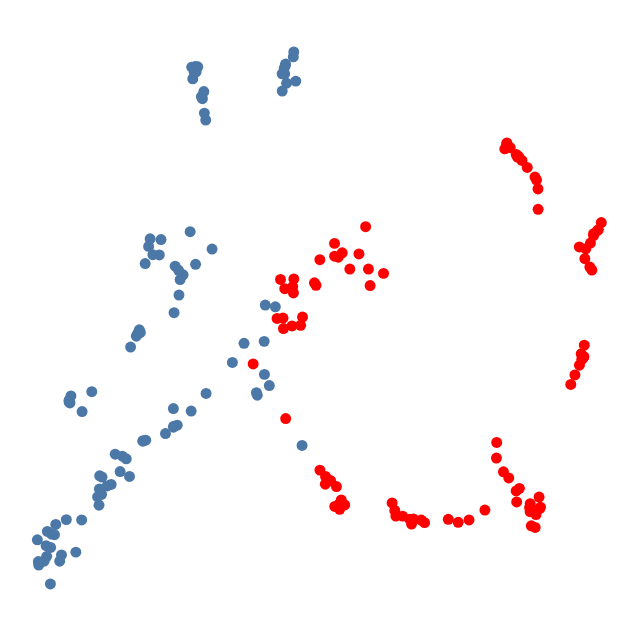

The notebook cell saved with this chart:
### Code cell
PlotOT(d_mnist, d_fmnist, γ, ewfilter=0.3)

### Figure 1 — Vega-Lite specification as saved in the notebook (floating-point values rounded to 4 significant figures)
{"layer": [{"data": {"values": []}, "encoding": {"detail": {"field": "pe", "type": "ordinal"}, "opacity": {"field": "ew", "legend": null, "type": "quantitative"}, "size": {"field": "ew", "legend": null, "scale": {"range": [0, 2]}, "type": "ordinal"}, "x": {"axis": null, "field": "edges_x", "type": "quantitative"}, "y": {"axis": null, "field": "edges_y", "type": "quantitative"}}, "height": 300, "mark": {"clip": false, "color": "black", "type": "line"}, "width": 300}, {"data": {"values": [{"x": 0.8543, "y": -0.4507}, {"x": 3.564, "y": 1.455}, {"x": -0.8355, "y": 2.586}, {"x": -0.5279, "y": 2.616}, {"x": 3.726, "y": 2.891}, {"x": 2.828, "y": -0.3176}, {"x": -0.5055, "y": -0.3254}, {"x": 2.671, "y": -0.2602}, {"x": -1.443, "y": 1.784}, {"x": -1.156, "y": 1.821}, {"x": 3.52, "y": 1.489}, {"x": 1.915, "y": -0.3337}, {"x": -0.6689, "y": 0.009811}, {"x": -0.7407, "y": 0.05829}, {"x": -0.7449, "y": -0.03209}, {"x": 0.6614, "y": -0.4406}, {"x": 2.458, "y": 3.783}, {"x": 3.572, "y": 1.59}, {"x": 2.66, "y": -0.3051}, {"x": -1.421, "y": 2.249}, {"x": 3.726, "y": 2.868}, {"x": 2.75, "y": 3.551}, {"x": 0.001765, "y": 2.286}, {"x": 0.724, "y": -0.4377}, {"x": 2.766, "y": -0.386}, {"x": 3.581, "y": 2.598}, {"x": 3.415, "y": 1.243}, {"x": 2.842, "y": -0.3012}, {"x": 2.108, "y": 0.2733}, {"x": 2.668, "y": -0.353}, {"x": -1.405, "y": 0.733}, {"x": -0.4634, "y": 2.667}, {"x": 2.437, "y": -0.1105}, {"x": -1.45, "y": 1.906}, {"x": -1.548, "y": 1.901}, {"x": -0.8993, "y": 2.288}, {"x": -0.9258, "y": 2.318}, {"x": -1.276, "y": 2.199}, {"x": 2.337, "y": 3.893}, {"x": 2.753, "y": -0.5366}, {"x": 2.445, "y": -0.2397}, {"x": -0.4903, "y": -0.2748}, {"x": 0.6922, "y": -0.4973}, {"x": -0.6567, "y": 0.008915}, {"x": 1.47, "y": -0.4774}, {"x": 2.49, "y": -0.08084}, {"x": -0.51, "y": -0.2592}, {"x": 3.596, "y": 2.714}, {"x": 3.529, "y": 1.42}, {"x": 3.664, "y": 2.501}, {"x": 3.789, "y": 2.927}, {"x": 3.855, "y": 3.02}, {"x": -0.4787, "y": -0.2164}, {"x": 2.689, "y": -0.5177}, {"x": -1.269, "y": 2.362}, {"x": 3.538, "y": 1.446}, {"x": 2.802, "y": 3.175}, {"x": -0.3364, "y": 2.478}, {"x": 3.807, "y": 2.938}, {"x": -0.07272, "y": 2.971}, {"x": -1.125, "y": 1.917}, {"x": 2.112, "y": 0.4545}, {"x": -0.8349, "y": 0.1321}, {"x": -1.948, "y": 1.37}, {"x": 0.2255, "y": 2.427}, {"x": 2.818, "y": -0.1823}, {"x": 3.563, "y": 1.451}, {"x": -0.02599, "y": 2.478}, {"x": 2.313, "y": 0.04011}, {"x": 2.247, "y": 3.88}, {"x": 3.49, "y": 1.356}, {"x": 2.437, "y": 3.815}, {"x": -0.5901, "y": 2.627}, {"x": 3.675, "y": 2.781}, {"x": 2.532, "y": 3.745}, {"x": 3.698, "y": 2.466}, {"x": 2.8, "y": 3.412}, {"x": 3.346, "y": 1.132}, {"x": 2.277, "y": 3.932}, {"x": 0.9093, "y": -0.4808}, {"x": 2.621, "y": 3.664}, {"x": -0.5906, "y": 2.777}, {"x": -1.299, "y": 1.814}, {"x": -0.4213, "y": -0.2741}, {"x": 1.305, "y": -0.4417}, {"x": -0.5593, "y": -0.06015}, {"x": 2.479, "y": 3.79}, {"x": -0.5871, "y": -0.2917}, {"x": 1.65, "y": -0.449}, {"x": 0.4132, "y": -0.3378}, {"x": 0.3687, "y": -0.2511}, {"x": -0.1842, "y": 2.654}, {"x": -1.288, "y": 2.271}, {"x": 0.4307, "y": -0.4038}, {"x": 3.489, "y": 2.735}, {"x": 2.224, "y": 0.1125}, {"x": -1.492, "y": 2.356}, {"x": 2.282, "y": 3.95}, {"x": 2.776, "y": 3.516}, {"x": 0.5432, "y": -0.4046}]}, "encoding": {"x": {"axis": null, "field": "x", "title": null, "type": "quantitative"}, "y": {"axis": null, "field": "y", "title": null, "type": "quantitative"}}, "height": 300, "mark": {"color": "red", "opacity": 1, "type": "circle"}, "width": 300}, {"data": {"values": [{"x": -3.747, "y": 2.542}, {"x": -2.769, "y": 4.549}, {"x": -1.76, "y": 1.249}, {"x": -5.388, "y": -0.8741}, {"x": -3.783, "y": 0.4747}, {"x": -4.127, "y": 0.2941}, {"x": -3.86, "y": 1.728}, {"x": -3.69, "y": 2.742}, {"x": -3.827, "y": 1.739}, {"x": -4.314, "y": -0.03517}, {"x": -3.511, "y": 2.643}, {"x": -5.377, "y": -0.5833}, {"x": -3.247, "y": 2.512}, {"x": -1.27, "y": 5.01}, {"x": -3.875, "y": 1.721}, {"x": -4.38, "y": -0.05328}, {"x": -2.294, "y": 1.389}, {"x": -4.798, "y": 0.8156}, {"x": -1.764, "y": 1.634}, {"x": -4.466, "y": 0.05163}, {"x": -1.678, "y": 1.118}, {"x": -2.793, "y": 4.465}, {"x": -4.505, "y": 0.06622}, {"x": -5.521, "y": -0.9751}, {"x": -4.903, "y": -0.825}, {"x": -3.483, "y": 2.821}, {"x": -2.98, "y": 0.8216}, {"x": -3.664, "y": 2.831}, {"x": -3.212, "y": 0.6565}, {"x": -4.806, "y": -0.4489}, {"x": -3.266, "y": 1.969}, {"x": -4.637, "y": 1.047}, {"x": -1.237, "y": 4.67}, {"x": -4.511, "y": -0.08931}, {"x": -2.912, "y": 4.842}, {"x": -5.238, "y": -0.5021}, {"x": -1.39, "y": 4.646}, {"x": -2.871, "y": 4.837}, {"x": -2.732, "y": 1.026}, {"x": -1.422, "y": 4.755}, {"x": -3.99, "y": 1.568}, {"x": -5.01, "y": 0.9275}, {"x": -3.277, "y": 0.8506}, {"x": -4.247, "y": 0.3179}, {"x": -3.184, "y": 2.174}, {"x": -3.738, "y": 0.4811}, {"x": -5.327, "y": -1.196}, {"x": -5.061, "y": -0.4454}, {"x": -3.165, "y": 2.355}, {"x": -3.619, "y": 2.646}, {"x": -2.907, "y": 2.533}, {"x": -2.81, "y": 4.488}, {"x": -3.27, "y": 0.6442}, {"x": -5.172, "y": -0.9308}, {"x": -3.409, "y": 0.5584}, {"x": -5.001, "y": 0.9152}, {"x": -2.76, "y": 4.297}, {"x": -4.062, "y": 0.2634}, {"x": -1.879, "y": 1.006}, {"x": -5.527, "y": -0.9347}, {"x": -1.132, "y": 0.4194}, {"x": -5.432, "y": -0.9308}, {"x": -1.463, "y": 4.554}, {"x": -2.954, "y": 4.696}, {"x": -1.745, "y": 2.058}, {"x": -5.307, "y": -0.6138}, {"x": -1.465, "y": 4.756}, {"x": -5.259, "y": -0.622}, {"x": -1.578, "y": 2.038}, {"x": -2.917, "y": 4.784}, {"x": -3.845, "y": 1.769}, {"x": -4.54, "y": -0.1803}, {"x": -3.895, "y": 1.695}, {"x": -1.429, "y": 4.82}, {"x": -3.19, "y": 2.463}, {"x": -2.972, "y": 4.833}, {"x": -5.544, "y": -0.6816}, {"x": -5.398, "y": -0.7495}, {"x": -5.142, "y": -0.8575}, {"x": -4.517, "y": -0.2775}, {"x": -2.632, "y": 2.711}, {"x": -2.899, "y": 4.778}, {"x": -2.998, "y": 2.913}, {"x": -1.407, "y": 4.87}, {"x": -3.276, "y": 0.6326}, {"x": -4.984, "y": 0.9968}, {"x": -2.1, "y": 1.612}, {"x": -4.164, "y": 0.115}, {"x": -2.738, "y": 4.216}, {"x": -4.009, "y": 0.05788}, {"x": -1.278, "y": 4.953}, {"x": -4.473, "y": -0.1505}, {"x": -1.893, "y": 1.036}, {"x": -1.413, "y": 4.852}, {"x": -5.015, "y": 0.9257}, {"x": -2.928, "y": 4.772}, {"x": -3.786, "y": 0.4692}, {"x": -5.015, "y": 0.9482}, {"x": -3.115, "y": 2.411}, {"x": -5.323, "y": -0.7702}]}, "encoding": {"x": {"axis": null, "field": "x", "title": null, "type": "quantitative"}, "y": {"axis": null, "field": "y", "title": null, "type": "quantitative"}}, "height": 300, "mark": {"opacity": 1, "type": "circle"}, "width": 300}], "title": {"dy": -25, "fontSize": 14, "text": ""}, "view": {"stroke": null}}
